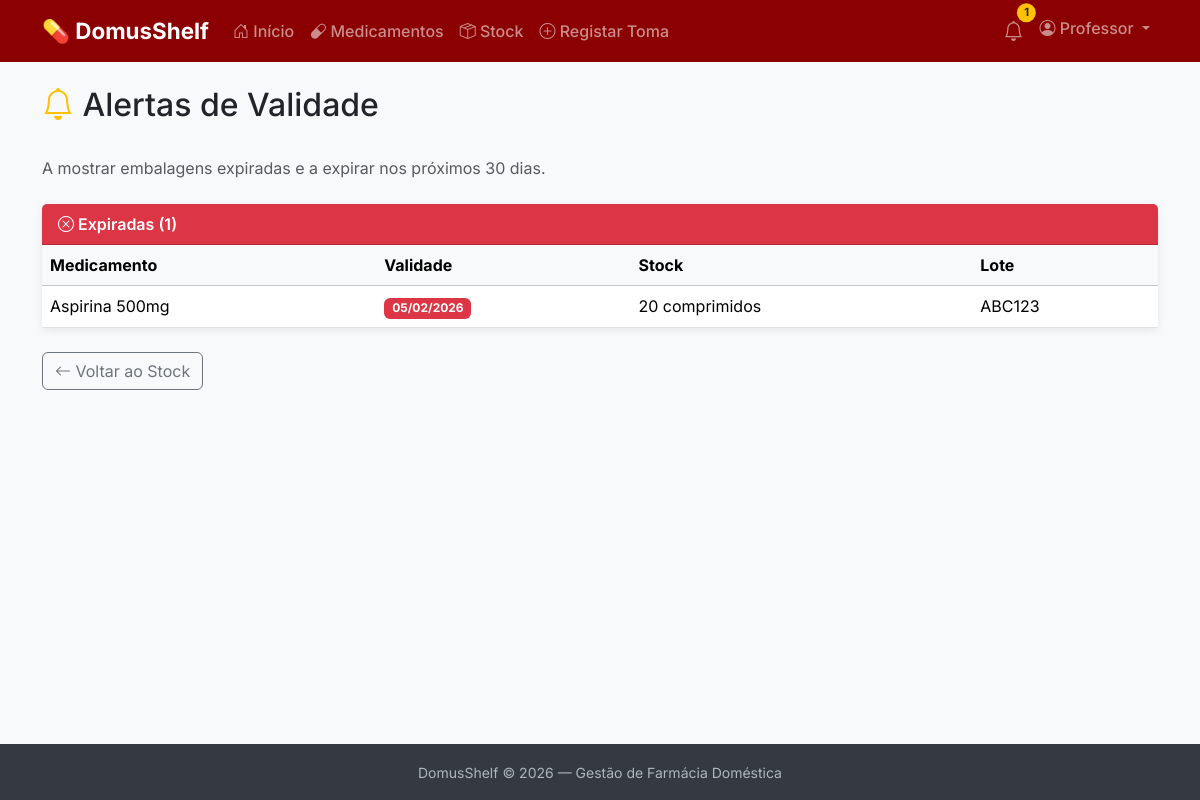
The app's page /medicamentos/alertas/ (signed in), older data.
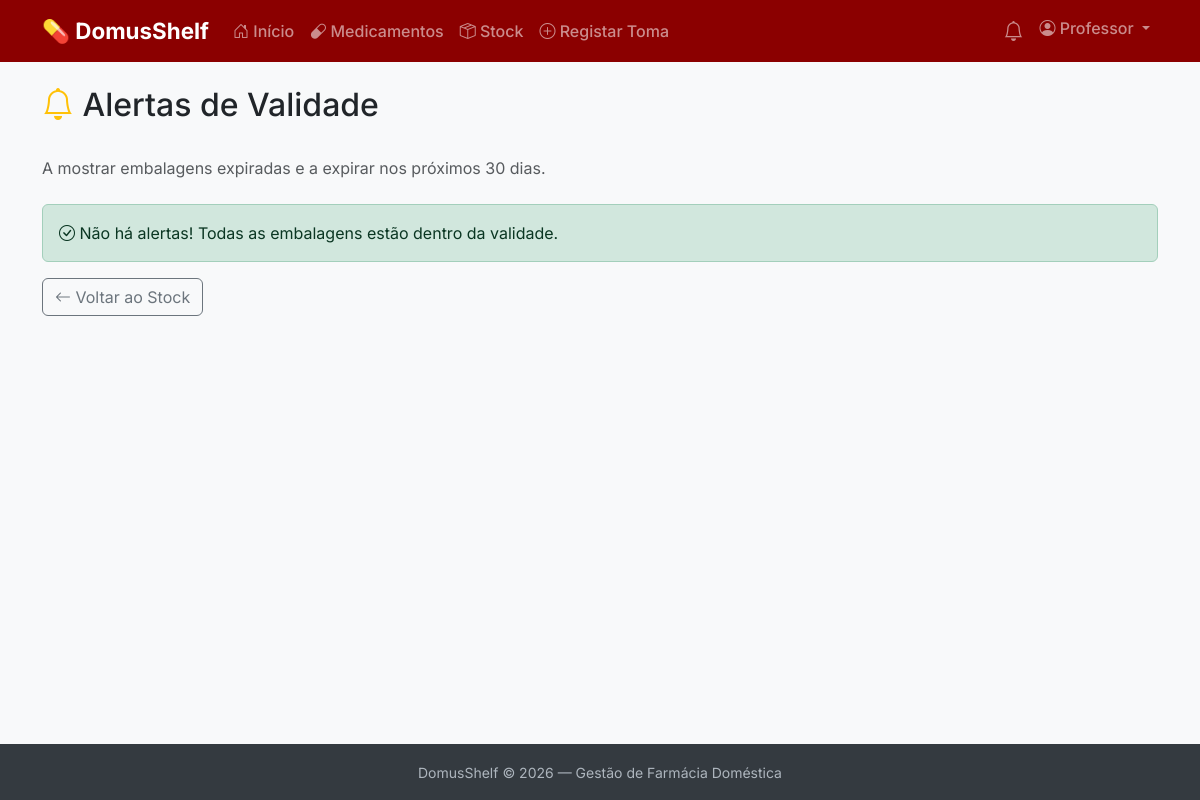
The same page, newer data.
### pharmacy/models.py (models this page shows, shortened)
class Embalagem(models.Model):
    medicamento = models.ForeignKey(
        Medicamento,
        on_delete=models.CASCADE,
        related_name='embalagens',
        verbose_name='Medicamento'
    )
    quantidade_inicial = models.PositiveIntegerField(
        verbose_name='Quantidade Inicial'
    )
    quantidade_actual = models.PositiveIntegerField(
        verbose_name='Quantidade Actual'
    )
    unidade = models.CharField(
        max_length=50,
        default='unidades',
        verbose_name='Unidade'
    )
    data_validade = models.DateField(
        verbose_name='Data de Validade'
    )
    lote = models.CharField(
        max_length=50,
        blank=True,
        verbose_name='Lote'
    )
    criado_em = models.DateTimeField(
        auto_now_add=True,
        verbose_name='Criado em'
    )
    class Meta:
        verbose_name = 'Embalagem'
        verbose_name_plural = 'Embalagens'
        ordering = ['data_validade']

class Medicamento(models.Model):
    utilizador = models.ForeignKey(
        User,
        on_delete=models.CASCADE,
        related_name='medicamentos',
        verbose_name='Utilizador'
    )
    nome_comercial = models.CharField(
        max_length=200,
        verbose_name='Nome Comercial'
    )
    principio_activo = models.CharField(
        max_length=200,
        blank=True,
        verbose_name='Princípio Activo'
    )
    forma_farmaceutica = models.CharField(
        max_length=100,
        blank=True,
        verbose_name='Forma Farmacêutica'
    )
    observacoes = models.TextField(
        blank=True,
        verbose_name='Observações'
    )
    criado_em = models.DateTimeField(
        auto_now_add=True,
        verbose_name='Criado em'
    )
    class Meta:
        verbose_name = 'Medicamento'
        verbose_name_plural = 'Medicamentos'
        ordering = ['nome_comercial']

### pharmacy/views.py (the view)
# urls.py: path('alertas/', views.alertas_lista, name='alertas_lista'),
@login_required
def alertas_lista(request):
    from datetime import date, timedelta
    hoje = date.today()
    try:
        prefs = Preferencias.objects.get(utilizador=request.user)
        dias_alerta = prefs.dias_alerta_antes
    except Preferencias.DoesNotExist:
        dias_alerta = 30
    data_limite = hoje + timedelta(days=dias_alerta)
    embalagens_user = Embalagem.objects.filter(
        medicamento__utilizador=request.user,
        quantidade_actual__gt=0
    ).select_related('medicamento')
    expiradas = embalagens_user.filter(
        data_validade__lt=hoje
    ).order_by('data_validade')
    a_expirar = embalagens_user.filter(
        data_validade__gte=hoje,
        data_validade__lte=data_limite
    ).order_by('data_validade')
    context = {
        'expiradas': expiradas,
        'a_expirar': a_expirar,
        'dias_alerta': dias_alerta,
        'hoje': hoje,
    }
    return render(request, 'pharmacy/alertas_lista.html', context)

### pharmacy/context_processors.py (called while the page is built)
def alertas_count(request):
    if not request.user.is_authenticated:
        return {'alertas_count': 0}
    hoje = date.today()
    try:
        prefs = Preferencias.objects.get(utilizador=request.user)
        dias_alerta = prefs.dias_alerta_antes
    except Preferencias.DoesNotExist:
        dias_alerta = 30  # Valor por defeito
    data_limite = hoje + timedelta(days=dias_alerta)
    count = Embalagem.objects.filter(
        medicamento__utilizador=request.user,
        quantidade_actual__gt=0,
        data_validade__lte=data_limite
    ).count()
    return {'alertas_count': count}

### pharmacy/templates/pharmacy/alertas_lista.html (shortened to what this page needs)
{% extends 'base.html' %}
{% block content %}
<div class="d-flex justify-content-between align-items-center mb-4">
    <h2><i class="bi bi-bell text-warning"></i> Alertas de Validade</h2>
</div>
<p class="text-muted mb-4">
    A mostrar embalagens expiradas e a expirar nos próximos {{ dias_alerta }} dias.
</p>
{% if not expiradas and not a_expirar %}
<div class="alert alert-success">
    <i class="bi bi-check-circle"></i> Não há alertas! Todas as embalagens estão dentro da validade.
</div>
{% else %}
    {% if expiradas %}
    <div class="card mb-4">
        <div class="card-header bg-danger text-white">
            <i class="bi bi-x-circle"></i> Expiradas ({{ expiradas|length }})
        </div>
        <div class="card-body p-0">
            <div class="table-responsive">
                <table class="table table-hover mb-0">
                    <thead class="table-light">
                        <tr>
                            <th>Medicamento</th>
                            <th>Validade</th>
                            <th>Stock</th>
                            <th>Lote</th>
                        </tr>
                    </thead>
                    <tbody>
                        {% for emb in expiradas %}
                        <tr>
                            <td>{{ emb.medicamento.nome_comercial }}</td>
                            <td><span class="badge bg-danger">{{ emb.data_validade|date:"d/m/Y" }}</span></td>
                            <td>{{ emb.quantidade_actual }} {{ emb.unidade }}</td>
                            <td>{{ emb.lote|default:"-" }}</td>
                        </tr>
                        {% endfor %}
                    </tbody>
                </table>
            </div>
        </div>
    </div>
    {% endif %}
{% endif %}
<a href="{% url 'pharmacy:embalagem_lista' %}" class="btn btn-outline-secondary">
    <i class="bi bi-arrow-left"></i> Voltar ao Stock
</a>
{% endblock %}

### templates/base.html (shortened to what this page needs)
<!DOCTYPE html>
<html lang="pt">
<head>
    <link href="https://cdn.jsdelivr.net/npm/bootstrap@5.3.2/dist/css/bootstrap.min.css" rel="stylesheet">
    <link href="https://cdn.jsdelivr.net/npm/bootstrap-icons@1.11.1/font/bootstrap-icons.css" rel="stylesheet">
    <link rel="stylesheet" href="https://cdn.jsdelivr.net/npm/flatpickr/dist/flatpickr.min.css">
</head>
<body>
    <nav class="navbar navbar-expand-lg navbar-dark">
        <div class="container">
            <a class="navbar-brand" href="/">
                💊 DomusShelf
            </a>
            <div class="collapse navbar-collapse" id="navbarNav">
                {% if user.is_authenticated %}
                <ul class="navbar-nav me-auto">
                    <li class="nav-item">
                        <a class="nav-link" href="/">
                            <i class="bi bi-house-door"></i> Início
                        </a>
                    </li>
                    <li class="nav-item">
                        <a class="nav-link" href="{% url 'pharmacy:medicamento_lista' %}">
                            <i class="bi bi-capsule"></i> Medicamentos
                        </a>
                    </li>
                    <li class="nav-item">
                        <a class="nav-link" href="{% url 'pharmacy:embalagem_lista' %}">
                            <i class="bi bi-box-seam"></i> Stock
                        </a>
                    </li>
                    <li class="nav-item">
                        <a class="nav-link" href="{% url 'pharmacy:consumo_criar' %}">
                            <i class="bi bi-plus-circle"></i> Registar Toma
                        </a>
                    </li>
                </ul>
                <ul class="navbar-nav">
                    <li class="nav-item">
                        <a class="nav-link position-relative" href="{% url 'pharmacy:alertas_lista' %}">
                            <i class="bi bi-bell fs-5"></i>
                            {% if alertas_count and alertas_count > 0 %}
                            <span class="badge rounded-pill bg-warning text-dark alert-badge">
                                {{ alertas_count }}
                            </span>
                            {% endif %}
                        </a>
                    </li>
                    <li class="nav-item dropdown">
                        <a class="nav-link dropdown-toggle" href="#" role="button" data-bs-toggle="dropdown">
                            <i class="bi bi-person-circle"></i> {{ user.username }}
                        </a>
                    </li>
                </ul>
                {% endif %}
            </div>
        </div>
    </nav>
    <main>
        <div class="container">
            {% block content %}{% endblock %}
        </div>
    </main>
    <footer>
        <div class="container text-center">
            <small>DomusShelf &copy; 2026 — Gestão de Farmácia Doméstica</small>
        </div>
    </footer>
</body>
</html>

Row changes from the older to the newer data that the page shows:
removed Embalagem: medicamento.nome_comercial "Aspirina 500mg", data_validade "05/02/2026", quantidade_actual "20", unidade "comprimidos", lote "ABC123"
Text that changed along with them:
{{ alertas_count }}: "1" → (not shown)
{{ expiradas|length }}: "1" → (not shown)
text no longer shown: "Expiradas ( ) Medicamento Validade Stock Lote"
text now shown: "Não há alertas! Todas as embalagens estão dentro da validade."
